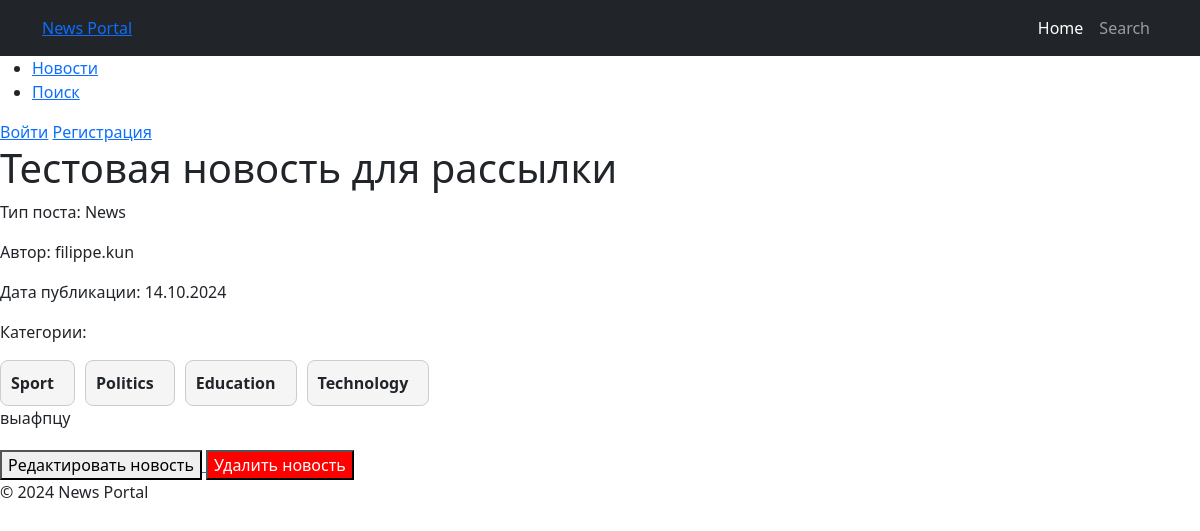
The page /posts/14/ on the database its author committed.
### news/models.py (models this page shows, shortened)
class Post(models.Model):
    ARTICLE = 'AR'
    NEWS = 'NW'
    POST_TYPE_CHOICES = [
        (ARTICLE, 'Article'),
        (NEWS, 'News'),
    ]
    author = models.ForeignKey(Author, on_delete=models.CASCADE)
    post_type = models.CharField(max_length=2, choices=POST_TYPE_CHOICES, default=ARTICLE)
    date_created = models.DateTimeField(auto_now_add=True)
    categories = models.ManyToManyField(Category, through='PostCategory')
    title = models.CharField(max_length=255)
    text = models.TextField()
    rating = models.IntegerField(default=0)

class Author(models.Model):
    user = models.OneToOneField(User, on_delete=models.CASCADE)
    rating = models.IntegerField(default=0)

class Category(models.Model):
    name = models.CharField(max_length=255, unique=True)
    subscribers = models.ManyToManyField(User, related_name='subscribed_categories')

### news/views.py (the view)
# urls.py: path('posts/<int:pk>/', PostDetailView.as_view(), name='post_detail'),
class PostDetailView(DetailView):
    model = Post
    template_name = 'post_detail.html'
    context_object_name = 'post'

### news/context_processors.py (called while the page is built)
def is_author(request):
    if request.user.is_authenticated:
        return {'is_author': request.user.groups.filter(name='authors').exists()}
    return {'is_author': False}

### news/templatetags/censor.py (called while the page is built)
@register.filter(name='censor')
def censor(value):
    words = value.split()
    censored_text = []
    for word in words:
        clean_word = word.strip('.,!?')  # Убираем знаки препинания для проверки слова
        if clean_word.lower() in BAD_WORDS:
            censored_word = clean_word[0] + '*' * (len(clean_word) - 1)
            censored_text.append(word.replace(clean_word, censored_word))  # Восстанавливаем знаки препинания
        else:
            censored_text.append(word)
    return ' '.join(censored_text)

### templates/post_detail.html (shortened to what this page needs)
{% extends "default.html" %}
{% load censor %}
{% block content %}
  <h1>{{ post.title|censor}}</h1>
  <p>Тип поста: {{ post.get_post_type_display }}</p>
  <p>Автор: {{ post.author.user.username }}</p>
  <p>Дата публикации: {{ post.date_created|date:"d.m.Y" }}</p>
  <p>Категории:</p>
  <div class="categories-container">
  {% for category in post.categories.all %}
    <div class="category-block">
      <span class="category-name">{{ category.name }}</span>
    </div>
  {% endfor %}
</div>
  <p>{{ post.text|censor }}</p>
  <div style="margin-top: 20px;">
    {% if post.post_type == 'NW' %}
      <a href="{% url 'news_edit' post.pk %}">
        <button type="button">Редактировать новость</button>
      </a>
    {% elif post.post_type == 'AR' %}
      <a href="{% url 'article_edit' post.pk %}">
        <button type="button">Редактировать статью</button>
      </a>
    {% endif %}
    {% if post.post_type == 'NW' %}
      <a href="{% url 'news_delete' post.pk %}">
        <button type="button" style="background-color: red; color: white;">Удалить новость</button>
      </a>
    {% elif post.post_type == 'AR' %}
      <a href="{% url 'article_delete' post.pk %}">
        <button type="button" style="background-color: red; color: white;">Удалить статью</button>
      </a>
    {% endif %}
  </div>
{% endblock %}

### rows shown on the page
Post: title|censor "Тестовая новость для рассылки", post_type "News", author.user.username "filippe.kun", date_created "14.10.2024", text|censor "выафпцу"
Category: name "Sport"
Category: name "Politics"
Category: name "Education"
Category: name "Technology"
